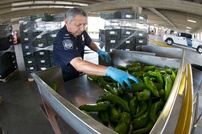
#> input picture motion/vertical/images/03.jpg, 202 x 134 px, shrunk from 1024 x 683 before the run, given in place of logo.png, which was not available
$ python mix.py images/03.jpg
#> lines starting #> are read from the running program, lines starting #| are printed output that depends on the picture
### motion/render.py
#!/usr/bin/env python3
"""Motion-graphic renderer for the "معلومة على السريع | Quick Fact" series.

LinkedIn square video (1080x1080). Each video = intro -> 2 facts -> outro,
with the AB logo fixed as a watermark on every frame.

Usage:
    python3 build_tips.py            # rebuild tips.json from content/quick_facts.md
    python3 render.py                # render every video
    python3 render.py --id 01-02     # render one video
    python3 render.py --preview 01-02  # still PNG frames only
"""
import argparse
import json
import math
import subprocess
from pathlib import Path

from PIL import Image, ImageDraw, ImageFilter, ImageFont

ROOT = Path(__file__).parent
FONT = ROOT / "assets/fonts/Cairo.ttf"
LOGO = ROOT / "assets/logo.png"
OUT = ROOT / "output"

W = H = 1080
FPS = 30
BG = (41, 39, 40)          # same as the logo background
GOLD = (229, 174, 61)
WHITE = (255, 255, 255)
GREY = (170, 166, 160)
BODY = (225, 222, 218)

INTRO = 2.4
TIP = 8.5
OUTRO = 2.8

RIGHT = W - 110            # right text edge (RTL)
LEFT = 110                 # left text edge (LTR)
TEXT_W = W - 250           # max text width

LANG = "ar"
TEXTS = {
    "ar": {"title": "معلومة على السريع", "sub": "Quick Fact",
           "cta": "تابعني على LinkedIn للمزيد",
           "regards": "مع تحيات المهندس علاء الدين عمر",
           "tags": "#معلومة_على_السريع   #QuickFact"},
    "en": {"title": "Quick Fact", "sub": "Quality · Food Safety · AI",
           "cta": "Follow me on LinkedIn for more",
           "regards": "With regards, Eng. Alaeldeen Omar",
           "tags": "#QuickFact   #FoodSafety"},
}


# [7 lines left out: function set_lang, not called in this run]


def rtl():
    return LANG == "ar"

_font_cache = {}


# [7 lines left out: function font, not called in this run]


# ---------- easing ----------
def clamp(x, a=0.0, b=1.0):
    return max(a, min(b, x))


def ease_out(t):
    return 1 - (1 - clamp(t)) ** 3


def ease_in(t):
    return clamp(t) ** 3


def prog(t, start, dur):
    return clamp((t - start) / dur)


# ---------- logo ----------
def load_logo():
    """Logo with its dark background keyed out to transparency."""
    im = Image.open(LOGO).convert("RGB")
#> im is the input picture: PIL image 202x134 RGB; mean R, G, B 94.8, 96.9, 87.7
    px = im.load()
    out = Image.new("RGBA", im.size)
#> out: PIL image 202x134 RGBA; every value is 0
    opx = out.load()
    for y in range(im.height):
        for x in range(im.width):
            r, g, b = px[x, y]
            d = max(abs(r - BG[0]), abs(g - BG[1]), abs(b - BG[2]))
            opx[x, y] = (r, g, b, int(clamp(d / 60) * 255))
    return out.crop(out.getbbox())
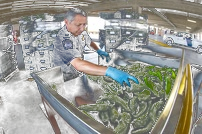
#> returned value: PIL image 202x134 RGBA; mean R, G, B, A 94.8, 96.9, 87.7, 184.8; transparent parts drawn white


LOGO_IMG = load_logo()


def logo_sized(width, alpha=1.0):
#> called with width = 150, alpha = 0.9
    h = int(LOGO_IMG.height * width / LOGO_IMG.width)
#> h = 99
    lg = LOGO_IMG.resize((width, h), Image.LANCZOS)
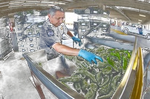
#> lg: PIL image 150x99 RGBA; mean R, G, B, A 95.2, 97.2, 88.1, 184; transparent parts drawn white
    if alpha < 1:
        lg.putalpha(lg.getchannel("A").point(lambda v: int(v * alpha)))
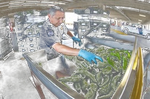
#> lg: PIL image 150x99 RGBA; mean R, G, B, A 95.2, 97.2, 88.1, 165.1; transparent parts drawn white
    return lg


WATERMARK = logo_sized(150, 0.9)


# ---------- text ----------
def tlen(d, txt, fnt):
    return d.textlength(txt, font=fnt, direction="rtl", language="ar")


# [30 lines left out: functions put, wrap, fit_lines, not called in this run]


def bolt(d, cx, cy, s, fill):
    pts = [(0.15, -1), (-0.55, 0.12), (-0.05, 0.12), (-0.25, 1), (0.55, -0.2), (0.05, -0.2), (0.3, -1)]
    d.polygon([(cx + x * s, cy + y * s) for x, y in pts], fill=fill)


# ---------- background ----------
# [104 lines left out: functions background, scene_intro, scene_tip, scene_outro, not called in this run]


VOICE_DIR = ROOT / "voice"
VOICE_LEAD = 0.5           # voice starts this long after a fact appears


# [15 lines left out: functions voice_len, tip_durations, not called in this run]


def outro_len():
    v = voice_len("outro")
    return OUTRO if v is None else max(OUTRO, VOICE_LEAD + v + 1.5)


def total_time(video):
    return INTRO + sum(tip_durations(video)) + outro_len()


# [74 lines left out: functions render_frame, render_video, main, not called in this run]


# [2 lines that do not run on import are left out]

### motion/vertical/mix.py
#!/usr/bin/env python3
"""Mix voice + music into vertical videos: python3 vertical/mix.py [--lang en] [--id 17-18]"""
import runpy, sys
from pathlib import Path
HERE = Path(__file__).parent
sys.path.insert(0, str(HERE))
sys.path.insert(0, str(HERE.parent))
import render_vertical  # noqa: F401  (sets the vertical intro length used for voice offsets)
sys.argv = ["add_music.py", "--vertical"] + sys.argv[1:]
#> (the run stopped early here; a loop or call above may not have finished)

$ run again, on motion/vertical/images/04.jpg
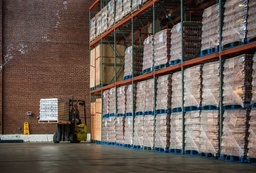
#> input picture motion/vertical/images/04.jpg, 256 x 173 px, shrunk from 1024 x 693 before the run, given in place of logo.png, which was not available
#> in load_logo, im is the input picture: PIL image 256x173 RGB; mean R, G, B 105.8, 92.6, 84.3
#> out: PIL image 256x173 RGBA; every value is 0
#> in load_logo, `return out.crop(out.getbbox())`:
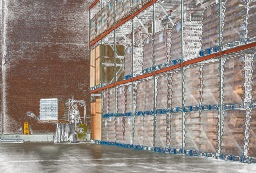
#> returned value: PIL image 256x173 RGBA; mean R, G, B, A 105.8, 92.6, 84.3, 200.2; transparent parts drawn white
#> in logo_sized, `lg = LOGO_IMG.resize((width, h), Image.LANCZOS)`:
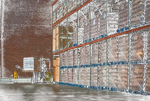
#> lg: PIL image 150x101 RGBA; mean R, G, B, A 106.8, 93.5, 85.2, 199.2; transparent parts drawn white

$ run again, on motion/vertical/images/05.jpg
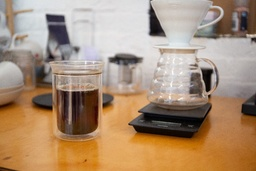
#> input picture motion/vertical/images/05.jpg, 256 x 171 px, shrunk from 960 x 640 before the run, given in place of logo.png, which was not available
#> in load_logo, im is the input picture: PIL image 256x171 RGB; mean R, G, B 169.8, 143, 117.5
#> out: PIL image 256x171 RGBA; every value is 0
#> in load_logo, `return out.crop(out.getbbox())`:
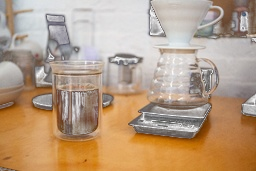
#> returned value: PIL image 256x171 RGBA; mean R, G, B, A 169.8, 143, 117.5, 237.9; transparent parts drawn white
#> in logo_sized, `lg.putalpha(lg.getchannel("A").point(lambda v: int(v * alpha)))`:
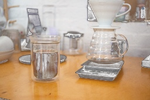
#> lg: PIL image 150x100 RGBA; mean R, G, B, A 169.9, 143.1, 117.5, 213.4; transparent parts drawn white
